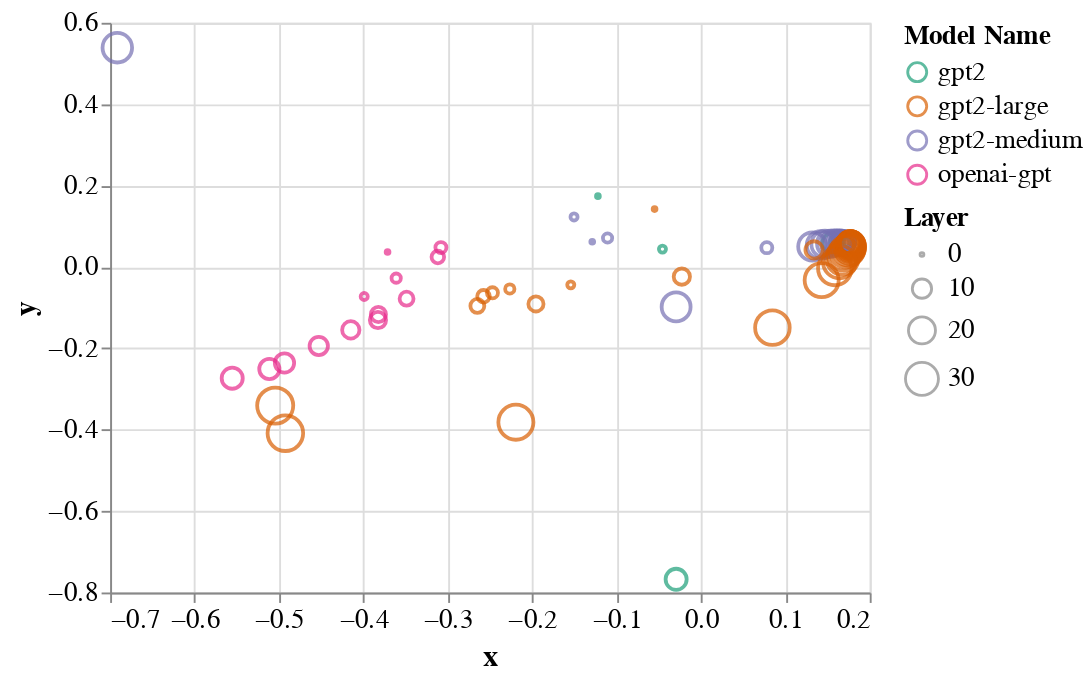

Write notebook code for a chart like this one.
### Code cell
seed = np.random.RandomState(seed=10)
mds = manifold.MDS(n_components=2, max_iter=3000, eps=1e-9, random_state=seed,
                   dissimilarity="precomputed", n_jobs=1)
pos = mds.fit(1.0 - model_similarity).embedding_


source = pd.DataFrame({
    'x': pos[:, 0],
    'y': pos[:, 1],
    'label': keys,
    'model name': [key.split('_')[0] for key in keys],
    'layer': [int(key.split('_L')[1]) for key in keys],
})

points = alt.Chart(source).mark_point().encode(
    x='x:Q',
    y='y:Q',
    color=alt.Color('model name:N', title='Model Name', scale=alt.Scale(scheme='dark2')),
    # color=alt.Color('layer:O'),
    size=alt.Size('layer:Q', sort=[key.split('_L')[1] for key in keys], title='Layer',
                  scale=alt.Scale(type='linear'))

)

line = alt.Chart(source).mark_line(strokeDash=(2,2)).encode(
    x='x:Q',
    y='y:Q',
    color=alt.Color('model name:N', title='Model Name'),
    # color=alt.Color('layer:O'),
    # size=alt.Size('layer:N', sort=[key.split('_L')[1] for key in keys], title='Layer')

)

text = points.mark_text(
    align='left',
    baseline='middle',
    dx=7
).encode(
    text='label'
)

points.configure_axis(
    labelFontSize=14,
    titleFontSize=16
).configure_legend(
    labelFontSize=14,
    titleFontSize=14
).configure_title(
    fontSize=18
)

### Figure 1 — Vega-Lite specification as saved in the notebook (floating-point values rounded to 4 significant figures)
{"config": {"view": {"continuousWidth": 400, "continuousHeight": 300}, "axis": {"labelFontSize": 14, "titleFontSize": 16}, "legend": {"labelFontSize": 14, "titleFontSize": 14}, "title": {"fontSize": 18}}, "data": {"name": "data-228cb0e935c1c9acc9685881f100f710"}, "mark": "point", "encoding": {"color": {"type": "nominal", "field": "model name", "scale": {"scheme": "dark2"}, "title": "Model Name"}, "size": {"type": "quantitative", "field": "layer", "scale": {"type": "linear"}, "sort": ["0", "1", "2", "3", "4", "5", "6", "7", "8", "9", "10", "11", "12", "0", "1", "2", "3", "4", "5", "6", "7", "8", "9", "10", "11", "12", "0", "1", "2", "3", "4", "5", "6", "7", "8", "9", "10", "11", "12", "13", "14", "15", "16", "17", "18", "19", "20", "21", "22", "23", "24", "0", "1", "2", "3", "4", "5", "6", "7", "8", "9", "10", "11", "12", "13", "14", "15", "16", "17", "18", "19", "20", "21", "22", "23", "24", "25", "26", "27", "28", "29", "30", "31", "32", "33", "34", "35", "36"], "title": "Layer"}, "x": {"type": "quantitative", "field": "x"}, "y": {"type": "quantitative", "field": "y"}}, "$schema": "https://vega.github.io/schema/vega-lite/v4.8.1.json", "datasets": {"data-228cb0e935c1c9acc9685881f100f710": [{"x": -0.3713, "y": 0.03687, "label": "openai-gpt_L0", "model name": "openai-gpt", "layer": 0}, {"x": -0.399, "y": -0.07259, "label": "openai-gpt_L1", "model name": "openai-gpt", "layer": 1}, {"x": -0.3611, "y": -0.02749, "label": "openai-gpt_L2", "model name": "openai-gpt", "layer": 2}, {"x": -0.3081, "y": 0.04768, "label": "openai-gpt_L3", "model name": "openai-gpt", "layer": 3}, {"x": -0.3117, "y": 0.02437, "label": "openai-gpt_L4", "model name": "openai-gpt", "layer": 4}, {"x": -0.3488, "y": -0.07791, "label": "openai-gpt_L5", "model name": "openai-gpt", "layer": 5}, {"x": -0.3822, "y": -0.1168, "label": "openai-gpt_L6", "model name": "openai-gpt", "layer": 6}, {"x": -0.3827, "y": -0.1305, "label": "openai-gpt_L7", "model name": "openai-gpt", "layer": 7}, {"x": -0.4149, "y": -0.1547, "label": "openai-gpt_L8", "model name": "openai-gpt", "layer": 8}, {"x": -0.4528, "y": -0.1942, "label": "openai-gpt_L9", "model name": "openai-gpt", "layer": 9}, {"x": -0.4934, "y": -0.2359, "label": "openai-gpt_L10", "model name": "openai-gpt", "layer": 10}, {"x": -0.5114, "y": -0.2508, "label": "openai-gpt_L11", "model name": "openai-gpt", "layer": 11}, {"x": -0.5554, "y": -0.2734, "label": "openai-gpt_L12", "model name": "openai-gpt", "layer": 12}, {"x": -0.1221, "y": 0.1739, "label": "gpt2_L0", "model name": "gpt2", "layer": 0}, {"x": -0.0456, "y": 0.04388, "label": "gpt2_L1", "model name": "gpt2", "layer": 1}, {"x": 0.1618, "y": 0.05641, "label": "gpt2_L2", "model name": "gpt2", "layer": 2}, {"x": 0.176, "y": 0.06098, "label": "gpt2_L3", "model name": "gpt2", "layer": 3}, {"x": 0.1757, "y": 0.0615, "label": "gpt2_L4", "model name": "gpt2", "layer": 4}, {"x": 0.1741, "y": 0.06162, "label": "gpt2_L5", "model name": "gpt2", "layer": 5}, {"x": 0.1728, "y": 0.06171, "label": "gpt2_L6", "model name": "gpt2", "layer": 6}, {"x": 0.1714, "y": 0.06161, "label": "gpt2_L7", "model name": "gpt2", "layer": 7}, {"x": 0.1695, "y": 0.06149, "label": "gpt2_L8", "model name": "gpt2", "layer": 8}, {"x": 0.1681, "y": 0.06139, "label": "gpt2_L9", "model name": "gpt2", "layer": 9}, {"x": 0.1647, "y": 0.0603, "label": "gpt2_L10", "model name": "gpt2", "layer": 10}, {"x": 0.1557, "y": 0.05857, "label": "gpt2_L11", "model name": "gpt2", "layer": 11}, {"x": -0.02939, "y": -0.7675, "label": "gpt2_L12", "model name": "gpt2", "layer": 12}, {"x": -0.1288, "y": 0.06185, "label": "gpt2-medium_L0", "model name": "gpt2-medium", "layer": 0}, {"x": -0.1504, "y": 0.1228, "label": "gpt2-medium_L1", "model name": "gpt2-medium", "layer": 1}, {"x": -0.1106, "y": 0.07113, "label": "gpt2-medium_L2", "model name": "gpt2-medium", "layer": 2}, {"x": 0.07804, "y": 0.04734, "label": "gpt2-medium_L3", "model name": "gpt2-medium", "layer": 3}, {"x": 0.1716, "y": 0.06159, "label": "gpt2-medium_L4", "model name": "gpt2-medium", "layer": 4}, {"x": 0.1724, "y": 0.06196, "label": "gpt2-medium_L5", "model name": "gpt2-medium", "layer": 5}, {"x": 0.1725, "y": 0.06165, "label": "gpt2-medium_L6", "model name": "gpt2-medium", "layer": 6}, {"x": 0.1721, "y": 0.06197, "label": "gpt2-medium_L7", "model name": "gpt2-medium", "layer": 7}, {"x": 0.1712, "y": 0.06177, "label": "gpt2-medium_L8", "model name": "gpt2-medium", "layer": 8}, {"x": 0.1714, "y": 0.06125, "label": "gpt2-medium_L9", "model name": "gpt2-medium", "layer": 9}, {"x": 0.1714, "y": 0.06088, "label": "gpt2-medium_L10", "model name": "gpt2-medium", "layer": 10}, {"x": 0.1703, "y": 0.06084, "label": "gpt2-medium_L11", "model name": "gpt2-medium", "layer": 11}, {"x": 0.17, "y": 0.06069, "label": "gpt2-medium_L12", "model name": "gpt2-medium", "layer": 12}, {"x": 0.1694, "y": 0.0606, "label": "gpt2-medium_L13", "model name": "gpt2-medium", "layer": 13}, {"x": 0.1683, "y": 0.06045, "label": "gpt2-medium_L14", "model name": "gpt2-medium", "layer": 14}, {"x": 0.1664, "y": 0.0602, "label": "gpt2-medium_L15", "model name": "gpt2-medium", "layer": 15}, {"x": 0.1645, "y": 0.05994, "label": "gpt2-medium_L16", "model name": "gpt2-medium", "layer": 16}, {"x": 0.161, "y": 0.05929, "label": "gpt2-medium_L17", "model name": "gpt2-medium", "layer": 17}, {"x": 0.1575, "y": 0.05833, "label": "gpt2-medium_L18", "model name": "gpt2-medium", "layer": 18}, {"x": 0.1532, "y": 0.05698, "label": "gpt2-medium_L19", "model name": "gpt2-medium", "layer": 19}, {"x": 0.1469, "y": 0.05598, "label": "gpt2-medium_L20", "model name": "gpt2-medium", "layer": 20}, {"x": 0.1417, "y": 0.05382, "label": "gpt2-medium_L21", "model name": "gpt2-medium", "layer": 21}, {"x": 0.132, "y": 0.0502, "label": "gpt2-medium_L22", "model name": "gpt2-medium", "layer": 22}, {"x": -0.02941, "y": -0.09823, "label": "gpt2-medium_L23", "model name": "gpt2-medium", "layer": 23}, {"x": -0.6915, "y": 0.5388, "label": "gpt2-medium_L24", "model name": "gpt2-medium", "layer": 24}, {"x": -0.05493, "y": 0.1421, "label": "gpt2-large_L0", "model name": "gpt2-large", "layer": 0}, {"x": -0.1542, "y": -0.04395, "label": "gpt2-large_L1", "model name": "gpt2-large", "layer": 1}, {"x": -0.2265, "y": -0.05406, "label": "gpt2-large_L2", "model name": "gpt2-large", "layer": 2}, {"x": -0.247, "y": -0.0635, "label": "gpt2-large_L3", "model name": "gpt2-large", "layer": 3}, {"x": -0.2576, "y": -0.07204, "label": "gpt2-large_L4", "model name": "gpt2-large", "layer": 4}, {"x": -0.2649, "y": -0.09576, "label": "gpt2-large_L5", "model name": "gpt2-large", "layer": 5}, {"x": -0.1955, "y": -0.09088, "label": "gpt2-large_L6", "model name": "gpt2-large", "layer": 6}, {"x": -0.02263, "y": -0.02381, "label": "gpt2-large_L7", "model name": "gpt2-large", "layer": 7}, {"x": 0.1341, "y": 0.0419, "label": "gpt2-large_L8", "model name": "gpt2-large", "layer": 8}, {"x": 0.1706, "y": 0.05505, "label": "gpt2-large_L9", "model name": "gpt2-large", "layer": 9}, {"x": 0.1754, "y": 0.05728, "label": "gpt2-large_L10", "model name": "gpt2-large", "layer": 10}, {"x": 0.1764, "y": 0.05794, "label": "gpt2-large_L11", "model name": "gpt2-large", "layer": 11}, {"x": 0.1768, "y": 0.05806, "label": "gpt2-large_L12", "model name": "gpt2-large", "layer": 12}, {"x": 0.1765, "y": 0.05827, "label": "gpt2-large_L13", "model name": "gpt2-large", "layer": 13}, {"x": 0.1771, "y": 0.0581, "label": "gpt2-large_L14", "model name": "gpt2-large", "layer": 14}, {"x": 0.1773, "y": 0.05789, "label": "gpt2-large_L15", "model name": "gpt2-large", "layer": 15}, {"x": 0.1772, "y": 0.05749, "label": "gpt2-large_L16", "model name": "gpt2-large", "layer": 16}, {"x": 0.1769, "y": 0.05687, "label": "gpt2-large_L17", "model name": "gpt2-large", "layer": 17}, {"x": 0.1769, "y": 0.05634, "label": "gpt2-large_L18", "model name": "gpt2-large", "layer": 18}, {"x": 0.1771, "y": 0.05563, "label": "gpt2-large_L19", "model name": "gpt2-large", "layer": 19}, {"x": 0.1773, "y": 0.0547, "label": "gpt2-large_L20", "model name": "gpt2-large", "layer": 20}, {"x": 0.1773, "y": 0.05372, "label": "gpt2-large_L21", "model name": "gpt2-large", "layer": 21}, {"x": 0.1774, "y": 0.05216, "label": "gpt2-large_L22", "model name": "gpt2-large", "layer": 22}, {"x": 0.1773, "y": 0.05027, "label": "gpt2-large_L23", "model name": "gpt2-large", "layer": 23}, {"x": 0.1768, "y": 0.04792, "label": "gpt2-large_L24", "model name": "gpt2-large", "layer": 24}, {"x": 0.1763, "y": 0.04468, "label": "gpt2-large_L25", "model name": "gpt2-large", "layer": 25}, {"x": 0.1749, "y": 0.04073, "label": "gpt2-large_L26", "model name": "gpt2-large", "layer": 26}, {"x": 0.1715, "y": 0.03703, "label": "gpt2-large_L27", "model name": "gpt2-large", "layer": 27}, {"x": 0.1693, "y": 0.02995, "label": "gpt2-large_L28", "model name": "gpt2-large", "layer": 28}, {"x": 0.1676, "y": 0.02112, "label": "gpt2-large_L29", "model name": "gpt2-large", "layer": 29}, {"x": 0.1641, "y": 0.01261, "label": "gpt2-large_L30", "model name": "gpt2-large", "layer": 30}, {"x": 0.1586, "y": -0.003832, "label": "gpt2-large_L31", "model name": "gpt2-large", "layer": 31}, {"x": 0.143, "y": -0.03251, "label": "gpt2-large_L32", "model name": "gpt2-large", "layer": 32}, {"x": 0.08467, "y": -0.1492, "label": "gpt2-large_L33", "model name": "gpt2-large", "layer": 33}, {"x": -0.2192, "y": -0.3816, "label": "gpt2-large_L34", "model name": "gpt2-large", "layer": 34}, {"x": -0.4924, "y": -0.4086, "label": "gpt2-large_L35", "model name": "gpt2-large", "layer": 35}, {"x": -0.5044, "y": -0.3407, "label": "gpt2-large_L36", "model name": "gpt2-large", "layer": 36}]}}
